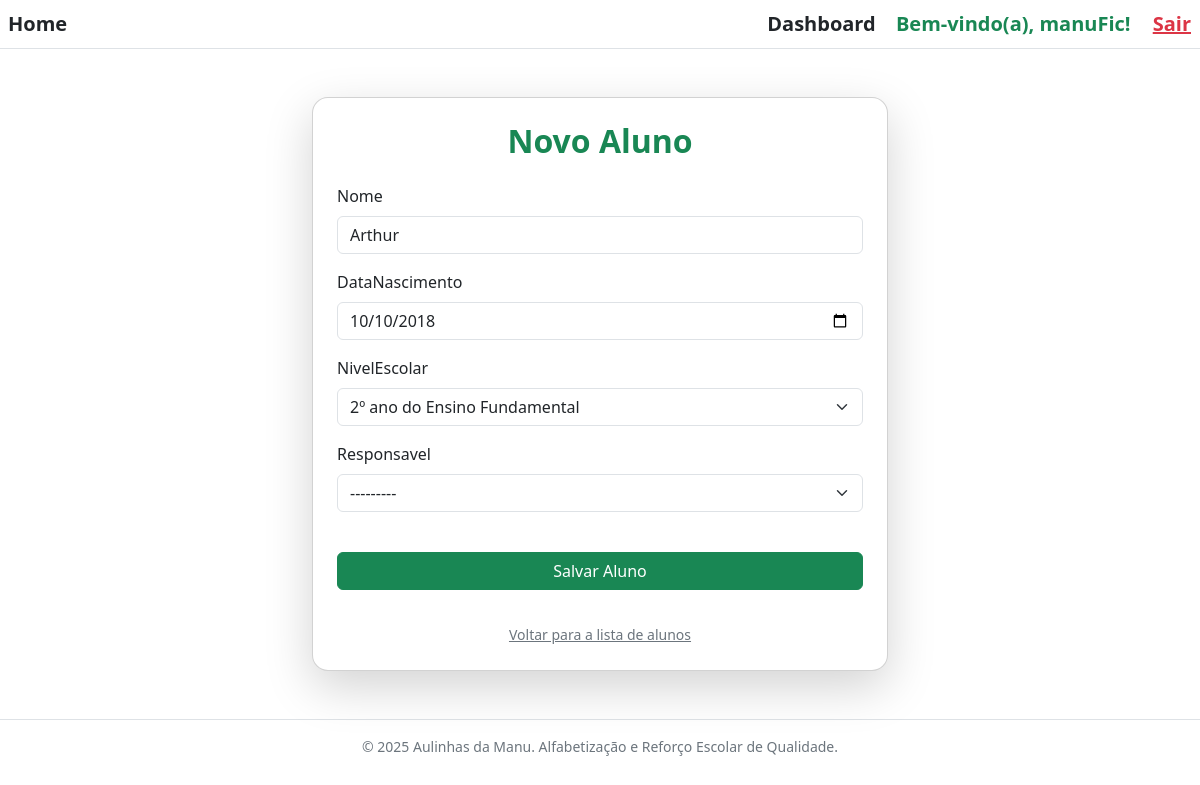
The app's page /alunos/editar/2/ (signed in) with its own data.
### alunos/models.py (models this page shows, shortened)
class Aluno(models.Model):
    ID_Aluno = models.AutoField(primary_key=True)
    professor = models.ForeignKey(User, on_delete=models.CASCADE, related_name='alunos', null=True)
    Nome = models.CharField(max_length=100)
    DataNascimento = models.DateField()
    NivelEscolar = models.CharField(
        max_length=50,
        choices=NIVEL_ESCOLAR_CHOICES,
        default='OUTRO',
        blank=False,
        null=False,
        db_index=True)
    ObservacoesProgresso = models.TextField(blank=True)
    ativo = models.BooleanField(default=True)
    responsavel = models.ForeignKey(
        Responsavel,
        on_delete=models.SET_NULL,
        null=True,
        blank=True,
        related_name='alunos_associados'
    )

### alunos/views.py (the view, shortened to what this page needs)
# urls.py: path('editar/<int:pk>/', AlunoUpdateView.as_view(), name='editar_aluno'),
class AlunoUpdateView(LoginRequiredMixin, UserPassesTestMixin, UpdateView):
    model = Aluno
    form_class = AlunoForm
    template_name = 'alunos/aluno_form.html'
    def test_func(self):
        aluno = self.get_object()
        return aluno.professor == self.request.user

### alunos/forms.py
class AlunoForm(forms.ModelForm):
    class Meta:
        model = Aluno
        exclude = ('professor', 'ID_Aluno', 'ObservacoesProgresso', 'ativo')
        widgets = {
            'Nome': forms.TextInput(attrs={'class': 'form-control', 'placeholder': 'Nome completo do aluno'}),
            'DataNascimento': forms.DateInput(attrs={'class': 'form-control', 'type': 'date'}),
            'responsavel': forms.Select(attrs={'class': 'form-select'}),
        }
    def __init__(self, *args, **kwargs):
        super().__init__(*args, **kwargs)
        self.fields['NivelEscolar'].widget.attrs.update({'class': 'form-select'})

### alunos/templates/alunos/aluno_form.html (shortened to what this page needs)
{% extends 'base.html' %}
{% block content %}
<div class="container my-5" style="max-width: 600px;">
    <div class="card shadow-lg p-4 rounded-4">
        <h2 class="text-center text-success mb-4 fw-bold">Novo Aluno</h2>
        <form method="post">
            {% for field in form %}
                <div class="mb-3">
                    <label for="{{ field.id_for_label }}" class="form-label">{{ field.label }}</label>
                    {{ field }}
                </div>
            {% endfor %}
            <button type="submit" class="btn btn-success w-100 mb-3 mt-4">
                Salvar Aluno
            </button>
        </form>
        <div class="text-center mt-3">
            <a href="{% url 'alunos:lista_alunos' %}" class="text-secondary small">Voltar para a lista de alunos</a>
        </div>
    </div>
</div>
{% endblock %}

### templates/base.html (shortened to what this page needs)
<!DOCTYPE html>
<html lang="pt-br">
<head>
    <link href="https://cdn.jsdelivr.net/npm/bootstrap@5.3.3/dist/css/bootstrap.min.css" rel="stylesheet">
    <link rel="stylesheet" href="https://cdnjs.cloudflare.com/ajax/libs/font-awesome/6.5.2/css/all.min.css">
</head>
<body>
    <header>
        <nav class="p-2 border-bottom d-flex justify-content-between align-items-center">
            <div>
                <a href="{% url 'principal:home' %}" class="text-decoration-none fw-bold fs-5 me-3 text-dark">Home</a>
            </div>
            <div>
                {% if user.is_authenticated %}
                    <a href="{% url 'principal:dashboard' %}" class="text-decoration-none fw-bold fs-5 me-3 text-dark">Dashboard</a>
                    <span class="fw-bold fs-5 me-3 text-success">
                        Bem-vindo(a), {{ user.username }}!
                    </span>
                    <form action="{% url 'logout' %}" method="post" style="display: inline;">
                        <button type="submit" class="btn btn-link text-danger small p-0 align-baseline fw-bold fs-5 d-inline-block">
                            Sair
                        </button>
                    </form>
                    {% endif %}
            </div>
        </nav>
    </header>
    <main>
        {% block content %}
        {% endblock %}
    </main>
    <footer class="mt-5 pt-3 text-center text-secondary small border-top">
        © 2025 Aulinhas da Manu. Alfabetização e Reforço Escolar de Qualidade.
    </footer>
</body>
</html>

### records on screen
Aluno: form "Arthur" "10/10/2018" "2º ano do Ensino Fundamental" "---------"

### other values on screen
{{ user.username }} "manuFic"
{{ field.label }} "Nome" "DataNascimento" "NivelEscolar" "Responsavel"
